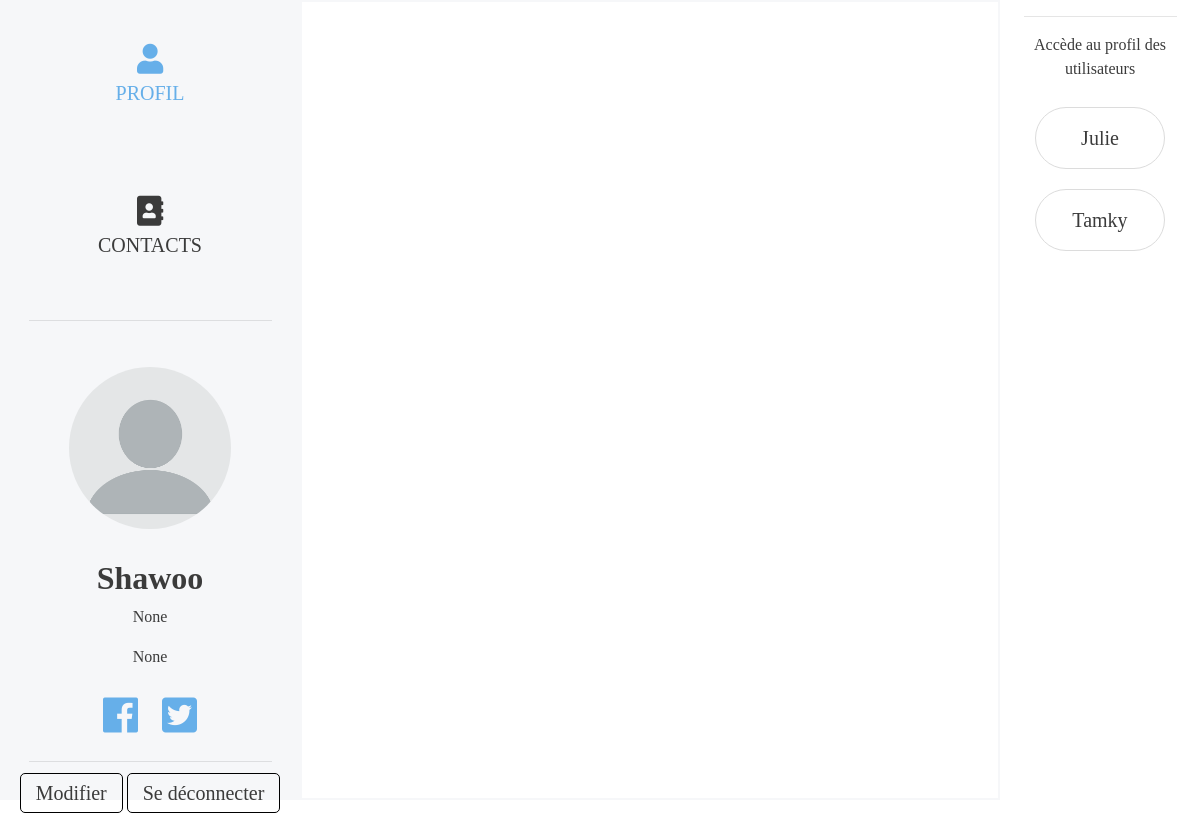
Before: / (signed in) with the older database file.
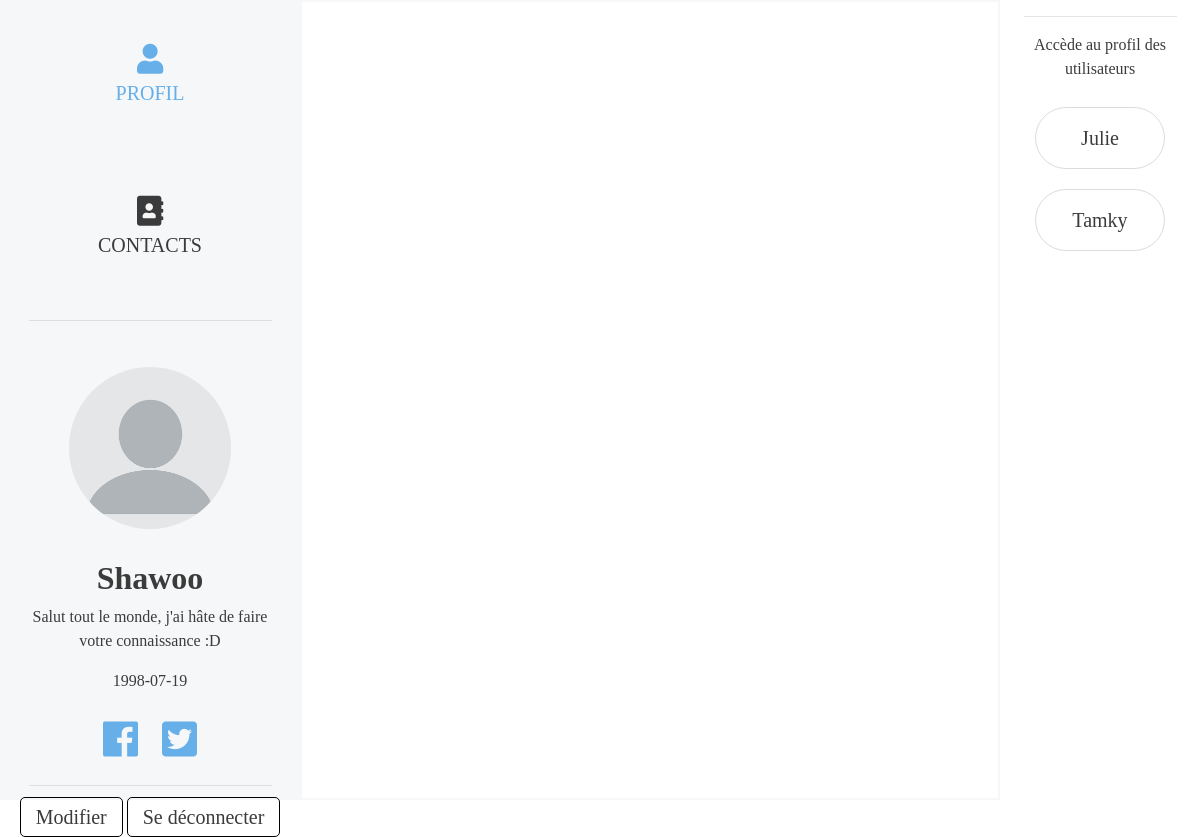
After: the same page with the newer database file.
### tables this page shows
CREATE TABLE users (
	id INTEGER PRIMARY KEY AUTOINCREMENT,
	role_id INTEGER NOT NULL,
	username VARCHAR(20) NOT NULL UNIQUE,
	email VARCHAR(50) NOT NULL UNIQUE,
	password_hash TEXT NOT NULL,
	picture_url TEXT,
	personal_message TEXT,
	facebook_url TEXT,
	twitter_url TEXT,
	birth_date DATE,
	creation_date TIMESTAMP NOT NULL DEFAULT CURRENT_TIMESTAMP,
	FOREIGN KEY (role_id) REFERENCES roles (id)
);

### stickersend/chat.py (the view)
@bp.route('/', methods=('GET', 'POST'))
@login_required
def index():
    db = get_db()
    contacts = db.execute(
        'SELECT * FROM users'
    ).fetchall()
    sticker_packs = db.execute(
        'SELECT DISTINCT pack_name FROM stickers'
    ).fetchall()
    stickers = db.execute(
        'SELECT * FROM stickers'
    ).fetchall()
    send_message = get_result_message()
    return render_template('chat/index.html', stickers_message=send_message, contacts=contacts, sticker_packs=sticker_packs, stickers=stickers)

### stickersend/auth.py (called while the page is built)
@bp.before_app_request
def load_logged_in_user():
    user_id = session.get('user_id')
    if user_id is None:
        g.user = None
    else:
        g.user = get_db().execute(
            'SELECT * FROM users WHERE id = ?', (user_id,)
        ).fetchone()

def login_required(view):
    @functools.wraps(view)
    def wrapped_view(**kwargs):
        if g.user is None:
            return redirect(url_for('auth.login'))
        return view(**kwargs)
    return wrapped_view

### stickersend/chat.py (called while the page is built)
def get_result_message():
    userId = session['user_id']
    db = get_db()
    stickers_sent = db.execute(
        'SELECT S. *, U.username, R.username as receiver_name, M.receiver_id, M.send_date FROM messages M '
        'INNER JOIN users U ON U.id = M.sender_id '
        'INNER JOIN users R ON R.id = M.receiver_id '
        'INNER JOIN stickers S ON S.id = M.sticker_id '
        'WHERE M.sender_id = ? OR M.receiver_id = ?',
        (userId, userId,)
    ).fetchall()
    return stickers_sent

### stickersend/db.py (called while the page is built)
def get_db():
    if 'db' not in g:
        g.db = sqlite3.connect(
            current_app.config['DATABASE'],
            detect_types=sqlite3.PARSE_DECLTYPES
        )
        g.db.row_factory = sqlite3.Row
    return g.db

### stickersend/templates/chat/index.html (shortened to what this page needs)
{% extends 'base.html' %}
{% block body %}
<div class="container-fluid">
    <div class="row">
        <div class="col-sm-3 contacts">
            <ul class="nav nav-pills mb-3" id="pills-tab" role="tablist">
                <li class="nav-item" role="presentation">
                    <a class="nav-link nav-chat active" id="pills-profile-tab" data-toggle="pill" href="#pills-profile"
                       role="tab" aria-controls="pills-profile" aria-selected="false"><i class="fas fa-user"></i><br>Profil</a>
                </li>
                <li class="nav-item" role="presentation">
                    <a class="nav-link nav-chat" id="pills-contact-tab" data-toggle="pill" href="#pills-contact"
                       role="tab" aria-controls="pills-contact" aria-selected="false"><i
                            class="fas fa-address-book"></i><br>Contacts</a>
                </li>
            </ul>
            <div class="tab-content" id="pills-tabContent">
                <div class="tab-pane fade show active" id="pills-profile" role="tabpanel"
                     aria-labelledby="pills-profile-tab">
                    <hr/>
                    <div class="my-profile">
                        <div class="row">
                            <div class="col-sm-12">
                                <img src="{{ url_for('static', filename='img/profile-pic.png') }}">
                            </div>
                            <div class="col-sm-12">
                                <h2>{{ g.user["username"] }}</h2>
                            </div>
                            <div class="col-sm-12">
                                <p>{{ g.user["personal_message"] }}</p>
                                <p>{{ g.user['birth_date'] }}</p>
                            </div>
                            <div class="col-sm-12">
                                <a href="{{g.user['facebook_url']}}"><i class="fab fa-facebook"></i></a>
                                <a href="{{g.user['twitter_url']}}"><i class="fab fa-twitter-square"></i></a>
                            </div>
                        </div>
                    </div>
                    <hr/>
                    <a href="/update/{{g.user['id']}}" class="edit-profile">Modifier</a>
                    <a href="/logout" class="edit-profile">Se déconnecter</a>
                </div>
            </div>
        </div>
        <div class="col-sm-7 chat">
            <div class="col-12 space-chat">
            </div>
        </div>
        <div class="col-sm-2 profile">
            <hr/>
            <div class="contact-list user-profile">
                <div class="row">
                    <div class="col-12">
                        <p>Accède au profil des utilisateurs</p>
                        <div class="nav flex-column nav-pills nav-contact" role="tablist" aria-orientation="vertical">
                            {% for contact in contacts %}
                            {% if g.user['id'] == contact['id'] %}
                            {% else %}
                            <a class="nav-link contact" data-toggle="pill" href="#profile{{ contact['username'] }}"
                               role="tab" aria-controls="v-pills-home" aria-selected="true">{{ contact['username']
                                }}</a>
                            {% endif %}
                            {% endfor %}
                        </div>
                    </div>
                </div>
            </div>
        </div>
    </div>
</div>
{% endblock %}

### stickersend/templates/base.html (shortened to what this page needs)
<!DOCTYPE html>
<html lang="fr">
<head>
    <link rel="stylesheet" type="text/css" href="{{ url_for('static', filename='css/style.css') }}" media="screen" />
    <link rel="stylesheet" href="https://use.fontawesome.com/releases/v5.6.3/css/all.css">
    <link rel="stylesheet" href="https://cdn.jsdelivr.net/npm/bootstrap@4.5.3/dist/css/bootstrap.min.css">
</head>
	{% block body %} {% endblock %}
</html>

### stickersend/static/css/style.css (style rules this page uses)
* { font-family: Proxima nova; color : #3b3b3b !important; }
hr { width: 90%; color: #b4b4b4; }
.contacts, .chat, .profile { height: 100vh; }
html, .form { height: 100%; }
.nav-pills { margin-bottom:50px !important; }
.nav-pills .nav-link.active { color: white !important; background-color: #66afe9 !important; }
.nav-pills .nav-chat { transition: 0.5s; }
.nav-pills .nav-chat.active { background: none !important; color: #66afe9 !important; }
.nav-pills .nav-chat.active i { color: #66afe9 !important; }
.contacts { text-align: center; background-color : #f6f7f9; height: 100vh; }
.contacts .nav { list-style: none; }
.contacts .nav li { margin: 1rem auto; padding: 20px; font-size: 20px; color : #848587; }
.contacts .nav li i { font-size: 30px; }
.contacts .nav li a { text-decoration: none; text-transform: uppercase; }
.contact-list { overflow-y: auto; overflow-x: hidden; height: 50vh; }
.contact { font-size: 20px; margin: 10px 20px; padding: 15px !important; border-radius: 50px !important; border: 1px solid gainsboro; }
.chat { border: 2px solid #f6f7f9; }
.chat .space-chat { height: 100%; }
.chat { padding: 0 !important; }
.edit-profile { font-size: 20px !important; text-decoration: none !important; padding: 8px 15px; border: 1px solid black; border-radius: 5px; transition:0.5s; }
.profile, .my-profile { text-align: center; }
.profile h2, .my-profile h2 { font-weight: bold; }
.profile img, .my-profile img { width:60%; border-radius: 200px; margin:30px }
.profile i, .my-profile i { font-size: 40px; margin: 10px; color: #66afe9 !important; }

Changed rows visible on the page:
changed users "Shawoo": user.personal_message "None" → "Salut tout le monde, j'ai hâte de faire votre connaissance :D"; user.birth_date (not shown) → "1998-07-19"
Other visible differences:
{{ g.user['birth_date'] }}: "None" → (not shown)
